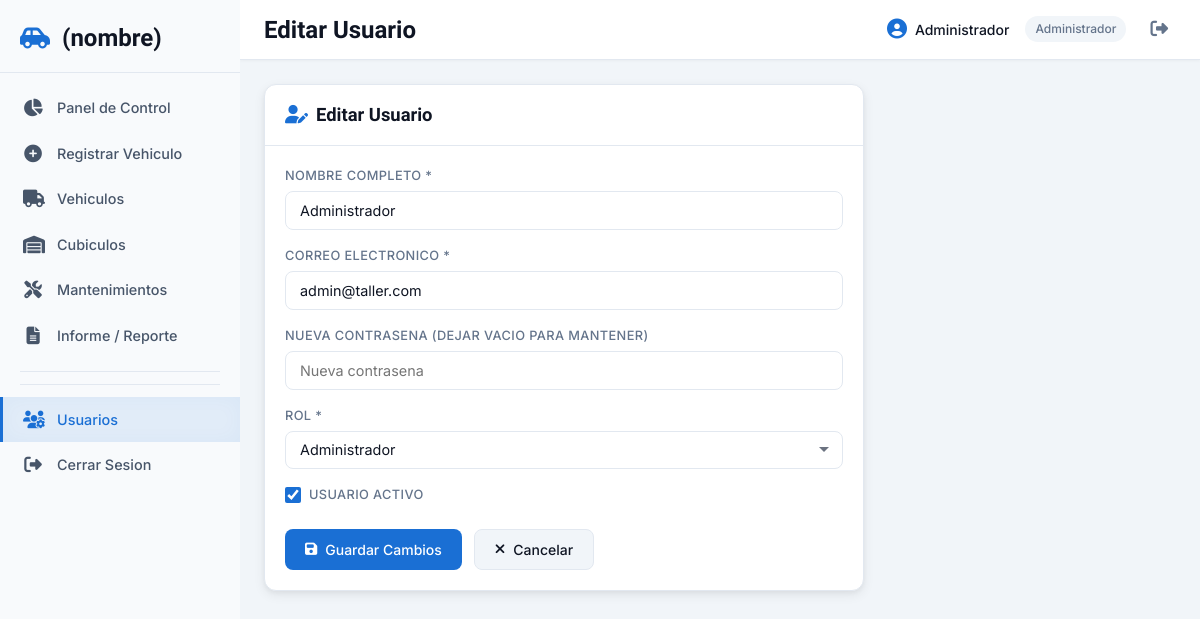
The page /usuarios/formulario.php?id=1 (signed in) on the database its author committed.
### tables this page shows
CREATE TABLE IF NOT EXISTS usuarios (
    id          INT UNSIGNED AUTO_INCREMENT PRIMARY KEY,
    nombre      VARCHAR(100) NOT NULL,
    email       VARCHAR(150) NOT NULL UNIQUE,
    password    VARCHAR(255) NOT NULL,
    rol         ENUM('admin','mecanico') NOT NULL DEFAULT 'mecanico',
    activo      TINYINT(1) NOT NULL DEFAULT 1,
    creado_en   TIMESTAMP DEFAULT CURRENT_TIMESTAMP
);

### clases/Usuario.php (called while the page is built, shortened)
<?php
class Usuario
{
    private string $nombre;
    private string $email;
    private string $rol;
    private bool $activo;
    public function __construct(array $datos = [])
    {
        if (!empty($datos)) {
            $this->nombre   = $datos['nombre'] ?? '';
            $this->email    = $datos['email'] ?? '';
            $this->rol      = $datos['rol'] ?? 'mecanico';
            $this->activo   = (bool)($datos['activo'] ?? true);
        }
    }
    public function getNombre(): string
    {
        return $this->nombre;
    }
    public function getEmail(): string
    {
        return $this->email;
    }
    public function getRol(): string
    {
        return $this->rol;
    }
    public function estaActivo(): bool
    {
        return $this->activo;
    }
    public static function buscarPorId(int $id): ?self
    {
        $db = Database::getInstance();
        $stmt = $db->prepare('SELECT * FROM usuarios WHERE id = ? LIMIT 1');
        $stmt->execute([$id]);
        $datos = $stmt->fetch();
        return $datos ? new self($datos) : null;
    }
}

### usuarios/formulario.php (the view, shortened to what this page needs)
<?php
$baseUrl = '/DS7-proyect';
$modoEdicion = false;
$usuario = null;
$id = (int)($_GET['id'] ?? 0);
if ($id > 0) {
    $usuario = Usuario::buscarPorId($id);
    $modoEdicion = true;
}
require_once __DIR__ . '/../vistas/layout/header.php';
require_once __DIR__ . '/../vistas/layout/sidebar.php';
?>
    <main class="contenido-principal">
        <header class="header-superior">
            <h2 class="header-titulo"><?php echo $modoEdicion ? 'Editar Usuario' : 'Nuevo Usuario'; ?></h2>
            <div class="header-usuario">
                <span class="header-usuario-nombre">
                    <i class="fas fa-user-circle"></i>
                    <?php echo htmlspecialchars($_SESSION['nombre']); ?>
                </span>
                <span class="header-usuario-rol">
                    Administrador
                </span>
                <a href="<?php echo $baseUrl; ?>/logout.php" class="header-logout" title="Cerrar Sesion">
                    <i class="fas fa-right-from-bracket"></i>
                </a>
            </div>
        </header>
        <div class="contenido-interno">
            <div class="card" style="max-width:600px;">
                <div class="card-header">
                    <h3>
                        <i class="fas fa-<?php echo $modoEdicion ? 'user-edit' : 'user-plus'; ?>"></i>
                        <?php echo $modoEdicion ? 'Editar Usuario' : 'Nuevo Usuario'; ?>
                    </h3>
                </div>
                <div class="card-body">
                    <form method="POST" action="<?php echo $baseUrl; ?>/usuarios/formulario.php<?php echo $modoEdicion ? '?id=' . $id : ''; ?>" id="formUsuario" novalidate>
                        <div class="form-grid" style="grid-template-columns:1fr;">
                            <div class="campo glow-input">
                                <label for="nombre">Nombre completo *</label>
                                <input
                                    type="text"
                                    id="nombre"
                                    name="nombre"
                                    value="<?php echo htmlspecialchars($_POST['nombre'] ?? ($usuario ? $usuario->getNombre() : '')); ?>"
                                    placeholder="Nombre del usuario"
                                    required
                                >
                            </div>
                            <div class="campo glow-input">
                                <label for="email">Correo electronico *</label>
                                <input
                                    type="email"
                                    id="email"
                                    name="email"
                                    value="<?php echo htmlspecialchars($_POST['email'] ?? ($usuario ? $usuario->getEmail() : '')); ?>"
                                    placeholder="usuario@taller.com"
                                    required
                                >
                            </div>
                            <div class="campo glow-input">
                                <label for="password">
                                    <?php echo $modoEdicion ? 'Nueva contrasena (dejar vacio para mantener)' : 'Contrasena *'; ?>
                                </label>
                                <input
                                    type="password"
                                    id="password"
                                    name="password"
                                    placeholder="<?php echo $modoEdicion ? 'Nueva contrasena' : 'Minimo 6 caracteres'; ?>"
                                    <?php echo $modoEdicion ? '' : 'required'; ?>
                                    minlength="6"
                                >
                            </div>
                            <div class="campo glow-input">
                                <label for="rol">Rol *</label>
                                <select id="rol" name="rol" required>
                                    <option value="admin" <?php echo (($_POST['rol'] ?? ($usuario ? $usuario->getRol() : '')) === 'admin') ? 'selected' : ''; ?>>Administrador</option>
                                </select>
                            </div>
                            <?php if ($modoEdicion): ?>
                                <div class="campo">
                                    <label class="filtro-checkbox" style="display:inline-flex;align-items:center;gap:0.5rem;cursor:pointer;">
                                        <input
                                            type="checkbox"
                                            name="activo"
                                            value="1"
                                            <?php echo ($_POST['activo'] ?? ($usuario && $usuario->estaActivo() ? '1' : '')) ? 'checked' : ''; ?>
                                            style="width:1rem;height:1rem;accent-color:var(--color-primario);"
                                        >
                                        <span>Usuario activo</span>
                                    </label>
                                </div>
                            <?php endif; ?>
                        </div>
                        <div class="form-actions" style="margin-top:1.5rem;">
                            <button type="submit" class="btn btn-primario">
                                <i class="fas fa-save"></i>
                                <?php echo $modoEdicion ? 'Guardar Cambios' : 'Crear Usuario'; ?>
                            </button>
                            <a href="<?php echo $baseUrl; ?>/usuarios/lista.php" class="btn btn-secundario">
                                <i class="fas fa-times"></i>
                                Cancelar
                            </a>
                        </div>
                    </form>
                </div>
            </div>
        </div>
    </main>
<?php require_once __DIR__ . '/../vistas/layout/footer.php'; ?>

### assets/css/forms.css (style rules this page uses)
.glow-input { position: relative; }

### rows shown on the page
usuarios: nombre "Administrador", email "admin@taller.com", rol "Administrador", activo "☑"

### other values the page prints
$_SESSION['nombre'] "Administrador"
